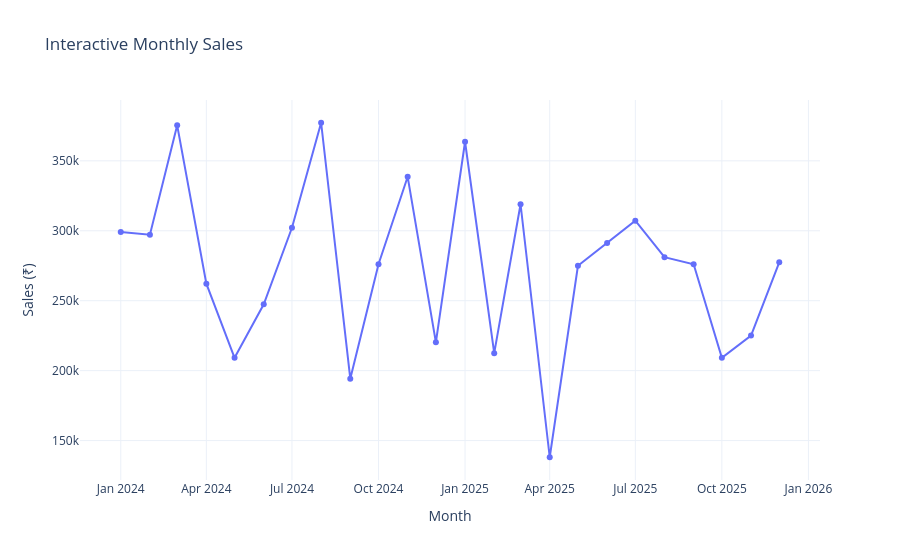

Notebook source saved alongside this figure:
### Markdown cell above
## 6. Plotly: interactive line and scatter plots

Hover over points for detail, zoom, pan, or click legend items to show/hide categories.

### Code cell
fig = px.line(monthly, x="month", y="sales", markers=True, title="Interactive Monthly Sales", labels={"month": "Month", "sales": "Sales (₹)"}, template="plotly_white")
fig.show()

### Figure 1 — Plotly figure (JSON) as saved in the notebook; plotly's stock layout.template omitted (floating-point values rounded to 4 significant figures)
{"data": [{"hovertemplate": "Month=%{x}<br>Sales (₹)=%{y}<extra></extra>", "legendgroup": "", "line": {"color": "#636efa", "dash": "solid"}, "marker": {"symbol": "circle"}, "mode": "lines+markers", "name": "", "orientation": "v", "showlegend": false, "type": "scatter", "x": ["2024-01-01T00:00:00.000000", "2024-02-01T00:00:00.000000", "2024-03-01T00:00:00.000000", "2024-04-01T00:00:00.000000", "2024-05-01T00:00:00.000000", "2024-06-01T00:00:00.000000", "2024-07-01T00:00:00.000000", "2024-08-01T00:00:00.000000", "2024-09-01T00:00:00.000000", "2024-10-01T00:00:00.000000", "2024-11-01T00:00:00.000000", "2024-12-01T00:00:00.000000", "2025-01-01T00:00:00.000000", "2025-02-01T00:00:00.000000", "2025-03-01T00:00:00.000000", "2025-04-01T00:00:00.000000", "2025-05-01T00:00:00.000000", "2025-06-01T00:00:00.000000", "2025-07-01T00:00:00.000000", "2025-08-01T00:00:00.000000", "2025-09-01T00:00:00.000000", "2025-10-01T00:00:00.000000", "2025-11-01T00:00:00.000000", "2025-12-01T00:00:00.000000"], "xaxis": "x", "y": [299200.0, 297200.0, 375400.0, 262200.0, 209100.0, 247500.0, 302100.0, 377200.0, 194200.0, 276100.0, 338600.0, 220200.0, 363600.0, 212500.0, 319000.0, 138100.0, 274900.0, 291200.0, 307200.0, 281100.0, 276100.0, 209200.0, 225100.0, 277500.0], "yaxis": "y"}], "layout": {"legend": {"tracegroupgap": 0}, "title": {"text": "Interactive Monthly Sales"}, "xaxis": {"anchor": "y", "domain": [0, 1], "title": {"text": "Month"}}, "yaxis": {"anchor": "x", "domain": [0, 1], "title": {"text": "Sales (₹)"}}}}
